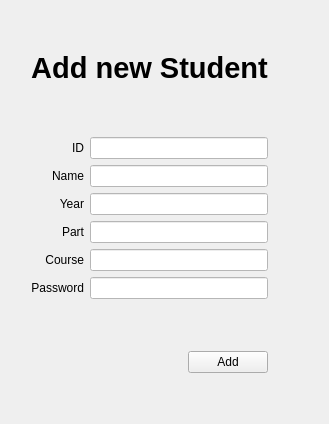
     <widget class="QWidget" name="page_add_student">
      <layout class="QGridLayout" name="gridLayout_8">
       <item row="0" column="1">
        <spacer name="verticalSpacer_18">
         <property name="orientation">
          <enum>Qt::Vertical</enum>
         </property>
         <property name="sizeHint" stdset="0">
          <size>
           <width>20</width>
           <height>40</height>
          </size>
         </property>
        </spacer>
       </item>
       <item row="5" column="2" colspan="2">
        <widget class="QLineEdit" name="lineEdit_addYear">
         <property name="styleSheet">
          <string notr="true">background-color: rgb(255, 255, 255);
color: rgb(46, 52, 54);
</string>
         </property>
        </widget>
       </item>
       <item row="11" column="2">
        <spacer name="verticalSpacer_17">
         <property name="orientation">
          <enum>Qt::Vertical</enum>
         </property>
         <property name="sizeHint" stdset="0">
          <size>
           <width>20</width>
           <height>40</height>
          </size>
         </property>
        </spacer>
       </item>
       <item row="3" column="2" colspan="2">
        <widget class="QLineEdit" name="lineEdit_addID">
         <property name="styleSheet">
          <string notr="true">background-color: rgb(255, 255, 255);
color: rgb(46, 52, 54);</string>
         </property>
        </widget>
       </item>
       <item row="7" column="1">
        <widget class="QLabel" name="label_30">
         <property name="text">
          <string>Course</string>
         </property>
         <property name="alignment">
          <set>Qt::AlignRight|Qt::AlignTrailing|Qt::AlignVCenter</set>
         </property>
        </widget>
       </item>
       <item row="7" column="2" colspan="2">
        <widget class="QLineEdit" name="lineEdit_addCourse">
         <property name="styleSheet">
          <string notr="true">background-color: rgb(255, 255, 255);
color: rgb(46, 52, 54);</string>
         </property>
        </widget>
       </item>
       <item row="9" column="3">
        <spacer name="verticalSpacer_19">
         <property name="orientation">
          <enum>Qt::Vertical</enum>
         </property>
         <property name="sizeHint" stdset="0">
          <size>
           <width>20</width>
           <height>40</height>
          </size>
         </property>
        </spacer>
       </item>
       <item row="6" column="1">
        <widget class="QLabel" name="label_29">
         <property name="text">
          <string>Part</string>
         </property>
         <property name="alignment">
          <set>Qt::AlignRight|Qt::AlignTrailing|Qt::AlignVCenter</set>
         </property>
        </widget>
       </item>
       <item row="6" column="2" colspan="2">
        <widget class="QLineEdit" name="lineEdit_addPart">
         <property name="styleSheet">
          <string notr="true">background-color: rgb(255, 255, 255);
color: rgb(46, 52, 54);</string>
         </property>
        </widget>
       </item>
       <item row="10" column="2">
        <spacer name="horizontalSpacer_7">
         <property name="orientation">
          <enum>Qt::Horizontal</enum>
         </property>
         <property name="sizeHint" stdset="0">
          <size>
           <width>40</width>
           <height>20</height>
          </size>
         </property>
        </spacer>
       </item>
       <item row="8" column="2" colspan="2">
        <widget class="QLineEdit" name="lineEdit_addPass">
         <property name="styleSheet">
          <string notr="true">background-color: rgb(255, 255, 255);</string>
         </property>
        </widget>
       </item>
       <item row="3" column="1">
        <widget class="QLabel" name="label_9">
         <property name="text">
          <string>ID</string>
         </property>
         <property name="alignment">
          <set>Qt::AlignRight|Qt::AlignTrailing|Qt::AlignVCenter</set>
         </property>
        </widget>
       </item>
       <item row="8" column="1">
        <widget class="QLabel" name="label_31">
         <property name="text">
          <string>Password</string>
         </property>
         <property name="alignment">
          <set>Qt::AlignRight|Qt::AlignTrailing|Qt::AlignVCenter</set>
         </property>
        </widget>
       </item>
       <item row="4" column="1">
        <widget class="QLabel" name="label_27">
         <property name="text">
          <string>Name</string>
         </property>
         <property name="alignment">
          <set>Qt::AlignRight|Qt::AlignTrailing|Qt::AlignVCenter</set>
         </property>
        </widget>
       </item>
       <item row="1" column="1" colspan="3">
        <widget class="QLabel" name="label_4">
         <property name="font">
          <font>
           <pointsize>22</pointsize>
           <bold>true</bold>
          </font>
         </property>
         <property name="text">
          <string>Add new Student</string>
         </property>
         <property name="alignment">
          <set>Qt::AlignCenter</set>
         </property>
        </widget>
       </item>
       <item row="1" column="4" rowspan="10">
        <spacer name="verticalSpacer_20">
         <property name="orientation">
          <enum>Qt::Vertical</enum>
         </property>
         <property name="sizeHint" stdset="0">
          <size>
           <width>50</width>
           <height>40</height>
          </size>
         </property>
        </spacer>
       </item>
       <item row="2" column="1">
        <spacer name="verticalSpacer_22">
         <property name="orientation">
          <enum>Qt::Vertical</enum>
         </property>
         <property name="sizeHint" stdset="0">
          <size>
           <width>20</width>
           <height>40</height>
          </size>
         </property>
        </spacer>
       </item>
       <item row="4" column="2" colspan="2">
        <widget class="QLineEdit" name="lineEdit_addName">
         <property name="styleSheet">
          <string notr="true">background-color: rgb(255, 255, 255);
color: rgb(46, 52, 54);</string>
         </property>
        </widget>
       </item>
       <item row="10" column="3">
        <widget class="QPushButton" name="pushButton_addConfirm">
         <property name="text">
          <string>Add</string>
         </property>
        </widget>
       </item>
       <item row="5" column="1">
        <widget class="QLabel" name="label_28">
         <property name="text">
          <string>Year</string>
         </property>
         <property name="alignment">
          <set>Qt::AlignRight|Qt::AlignTrailing|Qt::AlignVCenter</set>
         </property>
        </widget>
       </item>
       <item row="1" column="0" rowspan="10">
        <spacer name="verticalSpacer_21">
         <property name="orientation">
          <enum>Qt::Vertical</enum>
         </property>
         <property name="sizeHint" stdset="0">
          <size>
           <width>20</width>
           <height>40</height>
          </size>
         </property>
        </spacer>
       </item>
      </layout>
     </widget>
